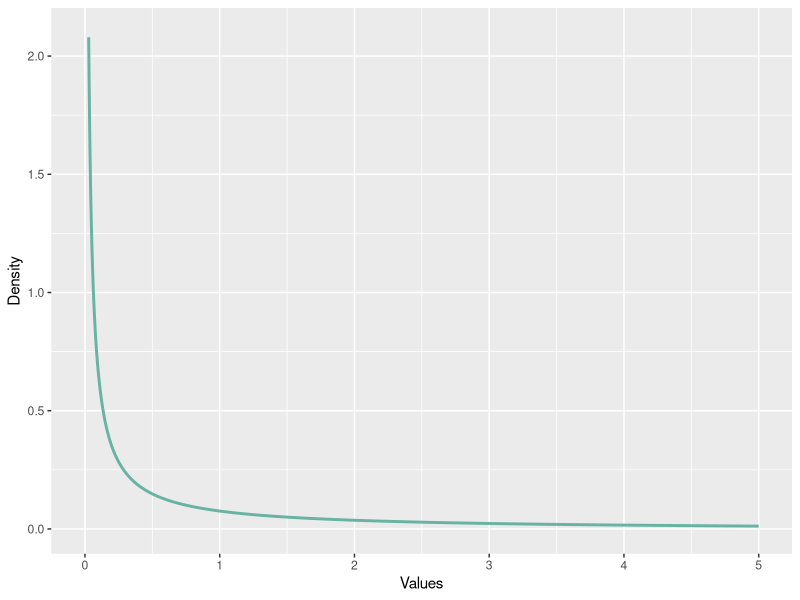
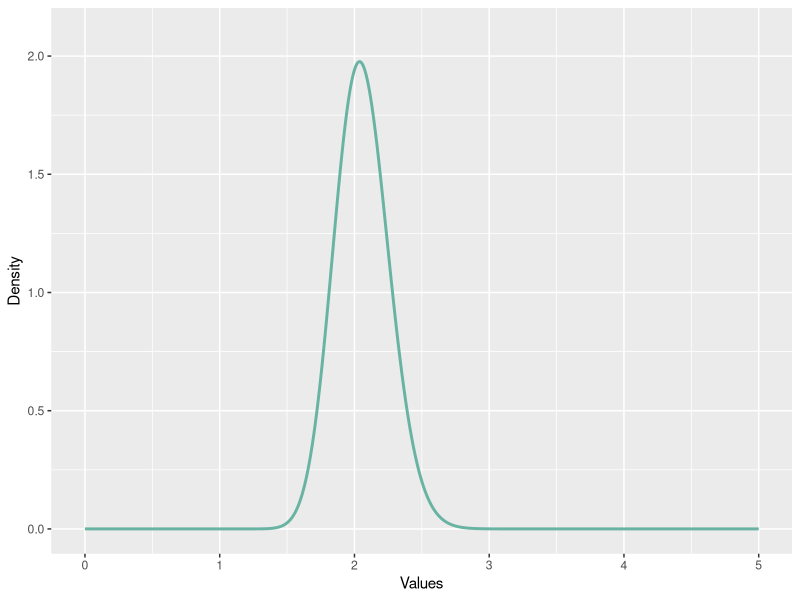
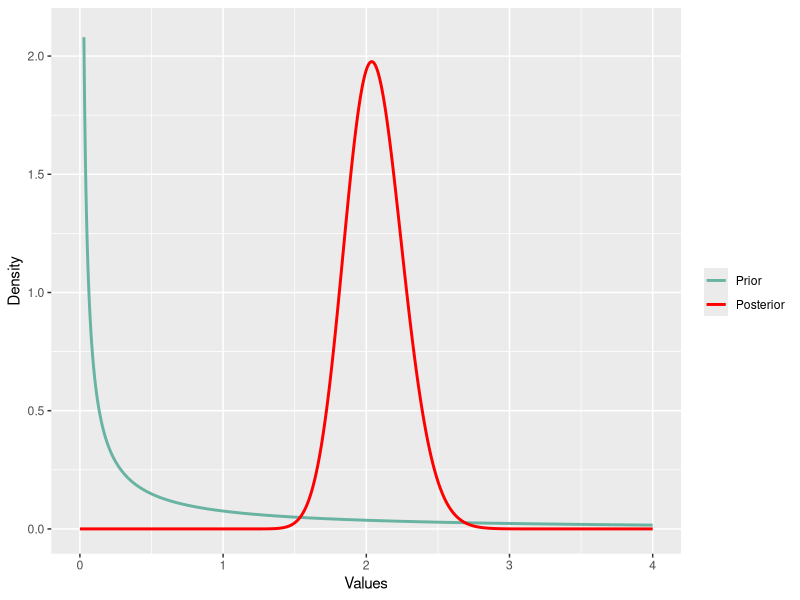
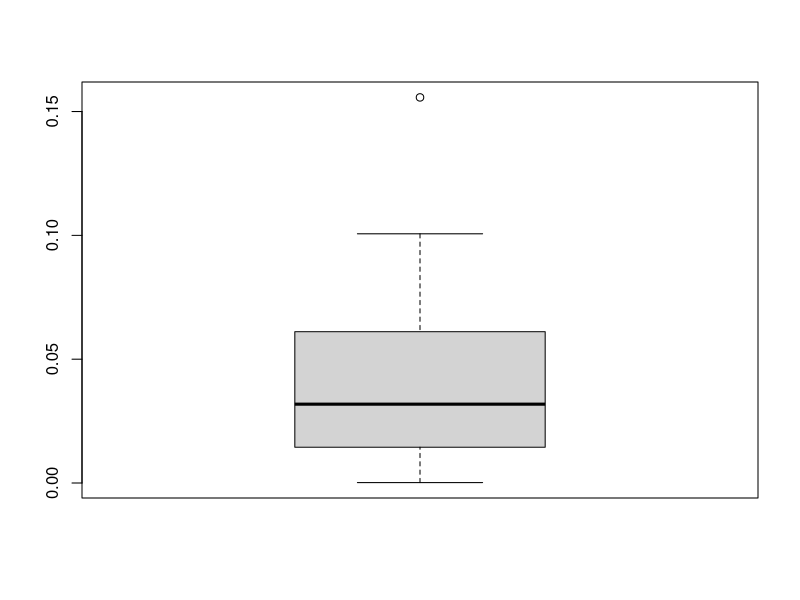
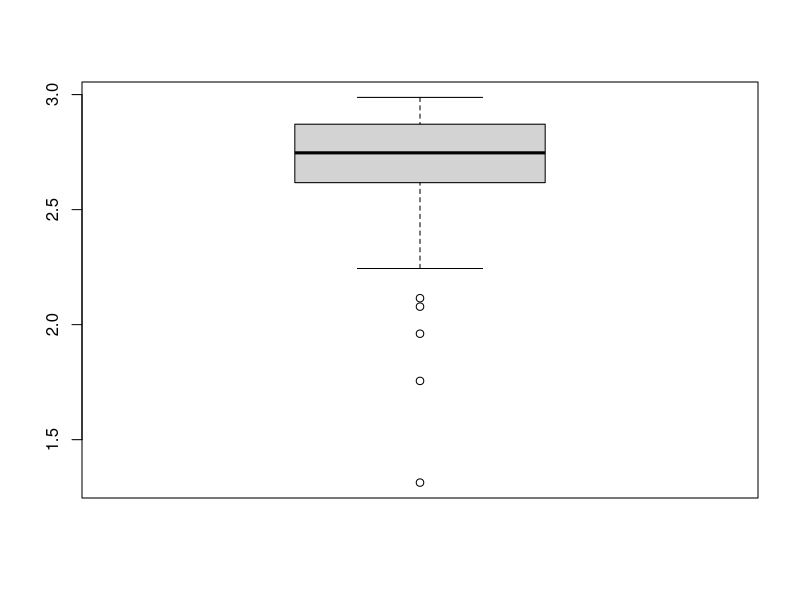
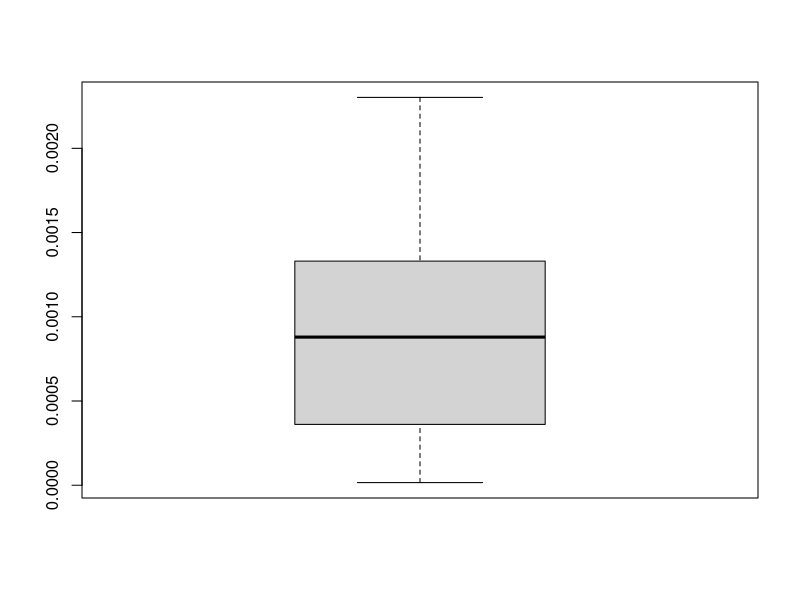
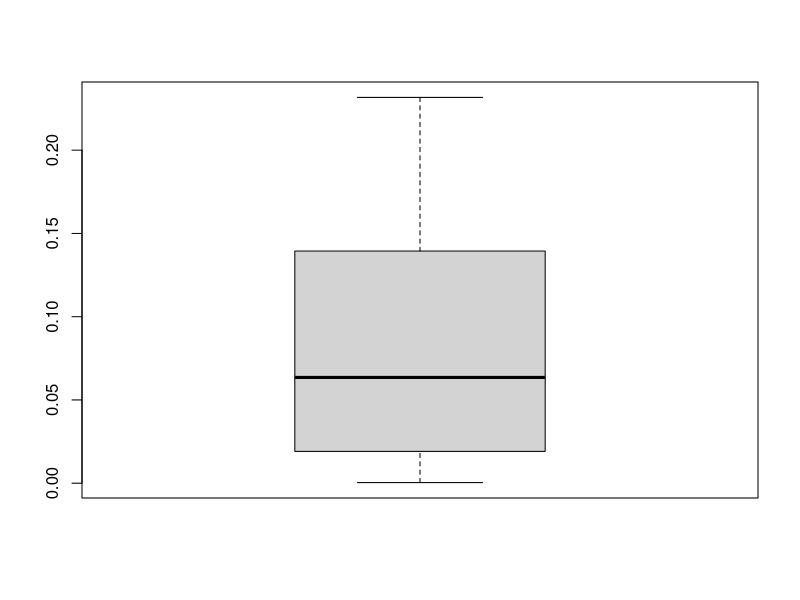
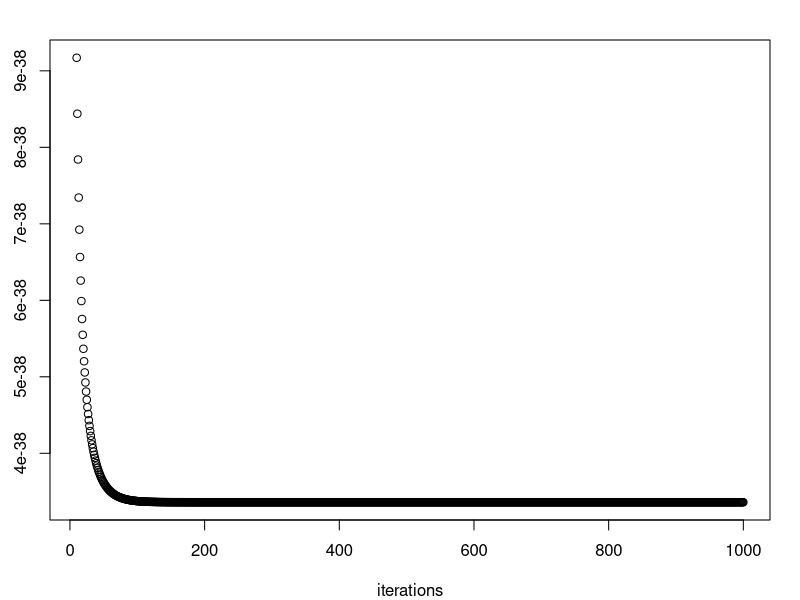

Source code (R) for these figures, in order:
## working with a Gamma - Poisson conjugate model
## We set our parameters lambda, a and b for Poisson(lambda) and Gamma(a,b)

########################################################
### Data simulations
set.seed(1)

sets <- 50   # the number of sets of data
n <- 50 # number of data samples
lambda <- 2 # lambda value used for generating data

y <- matrix(0,sets,n) # y is a matrix to hold sets of data 

for (i in 1:sets) 
{ y[i,] <- rpois(n,lambda)
  }

ybar <- apply(y,1,mean) # ybar is a vector which holds the means of each data set

#######################################################
### Model Specifications

sets=50   # the number of sets of data
n = 50    # number of data samples in each set
N=10000  # size of posterior and prior samples
a = 0.1 # Gamma prior shape parameter
b = 0.1 # Gamma prior scale parameter

########################################################
#### FUNCTIONS
### We create the functions here that we need for our methods

logmarglikelihood <- function(data,ybar,n,a,b) {a*log(b)+log(gamma(n*ybar+a))-sum(log(factorial(data)))-log(gamma(a))-(n*ybar+a)*log(n+b)}

likelihood <- function(x,data) {prod(dpois(data,x, log = FALSE))}
loglikelihood <- function(x,data) {sum(dpois(data,x, log = TRUE))}

prior <- function(x) {dgamma(x,a,b, log = FALSE)}
logprior <- function(x) {dgamma(x,a,b, log = TRUE)}

########################################################
#### True model evidence values 

results <- numeric(sets) # results is a vector which holds our true model evidence values
for (i in 1:sets) { results[i] <- logmarglikelihood(y[i,],ybar[i],n,a,b) }

########################################################
#### Sampling from the posterior 
set.seed(1)

postsims <- t(apply(y,1,function(x) {rgamma(N, a + sum(x), b+n)})) # postsims is a matrix which holds the posterior simulations

########################################################
#### Sampling from the prior
set.seed(1)

priorsims <- matrix(rgamma(sets*N,a,b),sets,N) # priorsims is a matrix which holds the prior simulations

#priorsims[priorsims==0] <- .Machine$double.xmin

########################################################
### Prior vs Posterior density plots
library(ggplot2)

x.plot <- seq(0,5,0.001)
y.prior <- dgamma(x.plot,a,b)
y.post <- dgamma(x.plot,a+sum(y[1,]), b + n)

data <- data.frame(x = x.plot, y = y.prior)
ggplot(data = data, aes(x = x.plot, y = y.prior)) +
  geom_line(color="#69b3a2", size = 1) +
  labs(x = "Values", y = "Density") +
  scale_y_continuous(limits = c(0, 2.1))

data <- data.frame(x = x.plot, y = y.post)
ggplot(data = data, aes(x = x.plot, y = y.post)) +
  geom_line(color="#69b3a2", size = 1) +
  labs(x = "Values", y = "Density") +
  scale_y_continuous(limits = c(0, 2.1))

data <- data.frame(x = x.plot, y1 = y.prior, y2 = y.post)
ggplot(data = data, aes(x = x.plot)) +
  geom_line(aes(y=y1,colour="Prior"), size = 1) +
  geom_line(aes(y=y2,colour="Posterior"), size = 1) + 
  scale_colour_manual("", breaks = c("Prior","Posterior"),
                      values = c("#69b3a2", "red")) +
  labs(x = "Values", y = "Density") +
  scale_y_continuous(limits = c(0, 2.1)) +
  scale_x_continuous(limits = c(0, 4))

############################################
#### METHODS
############################################
### MONTE CARLO ESTIMATOR
set.seed(1)

MClikelihoods <- matrix(0,sets,N)

for(i in 1:sets){
MClikelihoods[i,] <- sapply(priorsims[i,],likelihood,data = y[i,])
}

MCestimates <- apply(MClikelihoods,1, function(x) {log(1/N*sum(x))})

MCerrors <- abs(MCestimates-results)
MCmean <- mean(MCerrors)
MCsd <- sqrt(var(MCerrors))
boxplot(MCerrors)

############################################
#### HARMONIC MEAN ESTIMATOR
set.seed(1)

HMlikelihoods <- matrix(0,sets,N)
for (i in 1:sets){
  HMlikelihoods[i,] <- sapply(postsims[i,],likelihood,data = y[i,])
}

HMestimates <- apply(HMlikelihoods,1,function(x) {-log(1/N*sum(1/x))})

HMerrors <- abs(HMestimates-results)
HMmean <- mean(HMerrors)
HMsd <- sqrt(var(HMerrors))
boxplot(HMerrors)

############################################
#### GENERALISED HARMONIC MEAN ESTIMATOR
set.seed(1)
GHMtiming <- system.time({
GHMproposaldensities <- matrix(0,sets,N)
for (i in 1:sets){
  mean = mean(postsims[i,])
  var = var(postsims[i,])
  GHMproposaldensities[i,] <- sapply(postsims[i,],dnorm,mean = mean, sd = sqrt(var))
}

GHMpriors <- t(apply(postsims,1,dgamma, shape = a, rate = b))

matrix <- GHMproposaldensities/(HMlikelihoods*GHMpriors)

GHMestimates <- apply(matrix,1,function(x) {-log(1/N*sum(x))})
})
print(GHMtiming)

GHMerrors <- abs(GHMestimates-results)
GHMmean <- mean(GHMerrors)
GHMsd <- sqrt(var(GHMerrors))
boxplot(GHMerrors)

############################################################################################################################
## NEWTON-RAFTERY ESTIMATOR
set.seed(1)

delta = 0.2
NRiterations = 1000

indices <- matrix(0,sets,delta*N)
for (i in 1:sets) {
  indices[i,] <- sample(N,delta*N)
}

NRsims <- postsims

for (i in 1:sets){
  for(j in indices[i,]){
    NRsims[i,j] <- priorsims[i,j]
  }}


NRlikelihoods <- matrix(0,sets,N)
for (i in 1:sets){
  NRlikelihoods[i,] <- sapply(NRsims[i,],likelihood,data = y[i,])
}

NRestimates <- rep(1,50)

sequence <- matrix(0,sets,NRiterations)
for(i in 1:sets){
  sequence[i,1] <- NRestimates[i]
}

for (i in 1:sets){
  for (j in 1:NRiterations) {
    NRestimates[i] <- (sum(NRlikelihoods[i,]*(delta*NRestimates[i]+(1-delta)*NRlikelihoods[i,])^-1))/(sum((delta*NRestimates[i]+(1-delta)*NRlikelihoods[i,])^-1))
  sequence[i,j] <- NRestimates[i]
    }
}

NRestimates <- log(NRestimates)

NRerrors <- abs(NRestimates-results)
NRmean <- mean(NRerrors)
NRsd <- sqrt(var(NRerrors))
boxplot(NRerrors)

par(mar = c(4, 2.5, 2, 1.5))

plot(10:NRiterations,sequence[1,10:NRiterations], xlab = 'iterations', ylab = '')
############################################
#### LAPLACE-METROPOLIS ESTIMATOR
set.seed(1)

logposterior <- matrix(0,sets,N)
for ( i in 1:sets) {
  for( j in 1:N) {
  logposterior[i,j] <- loglikelihood(postsims[i,j],y[i,])+logprior(postsims[i,j])
}}

maxlambda <- numeric(sets)
for ( i in 1:sets ) {maxlambda[i] <-  which.max(logposterior[i,])}

S <- numeric(sets)
for (i in 1:sets) {S[i] <- var(postsims[i,])}

d <- 1

LMestimates <- numeric(sets)
for (i in 1:sets) { LMestimates[i] <- (d/2)*log(2*pi)+0.5*log(S[i])+logposterior[i,][maxlambda[i]]}

LMestimates

LMerrors <- abs(LMestimates-results)
LMmean <- mean(LMerrors)
LMsd <- sqrt(var(LMerrors))

boxplot(LMerrors)

############################################
#### BRIDGE SAMPLING ESTIMATOR
set.seed(1)
BStiming <- system.time({
BSiterations=1

N1=N
N2=N

s1=N1/(N1+N2)
s2=N2/(N1+N2)

BSproposalsims <- matrix(0,sets,N2)
for (i in 1:sets){
  mean = mean(postsims[i,])
  var = var(postsims[i,])
  BSproposalsims[i,] <- rnorm(N2,mean = mean, sd = sqrt(var))
}

likelihoods2 <- matrix(0,sets,N2)

for (i in 1:sets){
  likelihoods2[i,] <- sapply(BSproposalsims[i,],likelihood,data = y[i,])
}

priors2 <- t(apply(BSproposalsims,1,dgamma, shape = a, rate = b))

proposaldensities2 <- matrix(0,sets,N2)
for (i in 1:sets){
  mean = mean(postsims[i,])
  var = var(postsims[i,])
  proposaldensities2[i,] <- sapply(BSproposalsims[i,],dnorm,mean = mean, sd = sqrt(var))
}

likelihoods1 <- HMlikelihoods

priors1 <- GHMpriors

proposaldensities1 <- GHMproposaldensities

x2 <- matrix(0,sets,N2)
for (i in 1:sets){
  x2[i,] <- rep(1,N2)
}

x1 <- matrix(0,sets,N1)
for (i in 1:sets){
  x1[i,] <- rep(1,N1)
}

sequence <- matrix(0,BSiterations,sets)
for(i in 1:BSiterations){
matrix2 <- (likelihoods2*priors2)/(s1*likelihoods2*priors2+s2*x2*proposaldensities2)
matrix1 <- proposaldensities1/(s1*likelihoods1*priors1+s2*x1*proposaldensities1)
numerator <- apply(matrix2,1,function(x) {1/N2*sum(x)})
denominator <- apply(matrix1,1,function(x) {1/N1*sum(x)})
BSestimates <- numerator/denominator

sequence[i,] <- BSestimates

x2 <- matrix(0,sets,N2)
for (i in 1:sets){
  x2[i,] <- rep(exp(BSestimates[i]),N2)
}

x1 <- matrix(0,sets,N1)
for (i in 1:sets){
  x1[i,] <- rep(exp(BSestimates[i]),N1)
}

}
})
print(BStiming)
BSestimates <- log(BSestimates)
BSerrors <- abs(BSestimates-results)
BSmean <- mean(BSerrors)
BSsd <- sqrt(var(BSerrors))
boxplot(BSerrors)

plot(1:BSiterations,sequence[1:BSiterations,1], xlab = 'iterations', ylab = '')
############################################
#### FOURIER INTEGRAL ESTIMATOR
set.seed(1)
FItiming <- system.time({
N <- N
R <- 20

postmeans <- apply(postsims,1,mean)

FIestimates <- numeric(sets)
postestimates <- numeric(sets)

for(i in 1:sets){
  postestimates[i] <- 1/(N*pi)*sum(sin(R*(postmeans[i]-postsims[i,]))/(postmeans[i]-postsims[i,]))
}

for( i in 1:sets){
FIestimates[i] <- loglikelihood(postmeans[i],y[i,])+logprior(postmeans[i])-log(postestimates[i])
}
})
print(FItiming)

FIerrors <- abs(FIestimates-results)
boxplot(abs(FIestimates-results))
FImean <- mean(FIerrors)
FIsd <- sqrt(var(FIerrors))

FImatrix <- matrix(0,100,50)
for (R in 1:100){
  FIestimates <- numeric(sets)
  postestimates <- numeric(sets)
  
  for(i in 1:sets){
    postestimates[i] <- 1/(N*pi)*sum(sin(R*(postmeans[i]-postsims[i,]))/(postmeans[i]-postsims[i,]))
  }
  
  for( i in 1:sets){
    FIestimates[i] <- loglikelihood(postmeans[i],y[i,])+logprior(postmeans[i])-log(postestimates[i])
  }
  FImatrix[R,] <- FIestimates
}

x.plot <- 1:100
FIdata <- data.frame(x = x.plot, y1 = FImatrix[,1], y2 = FImatrix[,2],y3 = FImatrix[,3], y4 = FImatrix[,4], y5 = FImatrix[,5])
ggplot(data = FIdata, aes(x = x)) +
  geom_line(aes(y=y1,colour="estimate 1"), size = 1) +
  geom_line(aes(y=y2,colour="estimate 2"), size = 1) + 
  geom_line(aes(y=y3,colour="estimate 3"), size = 1) +
  geom_line(aes(y=y4,colour="estimate 4"), size = 1) +
  geom_line(aes(y=y5,colour="estimate 5"), size = 1) +
  scale_colour_manual("", breaks = c("estimate 1","estimate 2","estimate 3","estimate 4", "estimate 5"),
                      values = c("#69b3a2", "lightblue","pink","orange","red")) +
  labs(x = "R", y = "density values") 

############################################################################################################################
## box plot of errors
par(mar = c(2.2,4.3,2,0.4))

boxplot(MCerrors,HMerrors,GHMerrors,NRerrors,LMerrors,BSerrors,FIerrors, xlab = '', ylab = 'Absolute Error', names = c('Monte Carlo','H. Mean', 'G. H. Mean', 'N-Raftery','L-Metropolis','B. Sampling', 'F. Integral'), outine.col = 'red', pch = 20 , 
        boxfill = "#69b3a2", whiskcol = 'black', staplecol = 'black', border = 'black', cex.lab = 1.4, cex.main = 1.3)

## box plot of errors for best estimators
boxplot(GHMerrors,LMerrors,BSerrors,FIerrors, xlab = '', ylab = 'Absolute Error', names = c('Gen. Harm. Mean','Laplace-Metropolis','Bridge S.', 'Fourier I.'), outine.col = 'red', pch = 20 , 
        boxfill = "#69b3a2", whiskcol = 'black', staplecol = 'black', border = 'black', cex.lab = 1.4, cex.main = 1.3)

############################################################################################################################
## Summaries

df <- data.frame(
  'Methods' = c("Mean", "Std. Dev."),
  'MC' = c(MCmean,MCsd),
  'HM' = c(HMmean,HMsd),
  'GHM' = c(GHMmean,GHMsd),
  'NR' = c(NRmean,NRsd),
  'LM' = c(LMmean,LMsd),
  'BS' = c(BSmean,BSsd),
  'FI' = c(FImean,FIsd)
)

knitr::kable(df)
